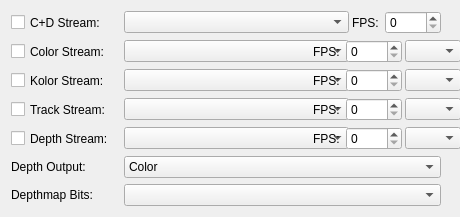
       <widget class="QWidget" name="widget_stream_info" native="true">
        <property name="sizePolicy">
         <sizepolicy hsizetype="Fixed" vsizetype="Preferred">
          <horstretch>0</horstretch>
          <verstretch>0</verstretch>
         </sizepolicy>
        </property>
        <property name="minimumSize">
         <size>
          <width>460</width>
          <height>0</height>
         </size>
        </property>
        <property name="maximumSize">
         <size>
          <width>460</width>
          <height>16777215</height>
         </size>
        </property>
        <layout class="QVBoxLayout" name="verticalLayout_3">
         <item>
          <widget class="QWidget" name="widget_color_and_depth_stream" native="true">
           <property name="sizePolicy">
            <sizepolicy hsizetype="Fixed" vsizetype="Preferred">
             <horstretch>0</horstretch>
             <verstretch>0</verstretch>
            </sizepolicy>
           </property>
           <property name="minimumSize">
            <size>
             <width>450</width>
             <height>0</height>
            </size>
           </property>
           <property name="maximumSize">
            <size>
             <width>450</width>
             <height>16777215</height>
            </size>
           </property>
           <layout class="QHBoxLayout" name="horizontalLayout_26">
            <property name="spacing">
             <number>3</number>
            </property>
            <property name="leftMargin">
             <number>0</number>
            </property>
            <property name="topMargin">
             <number>0</number>
            </property>
            <property name="rightMargin">
             <number>0</number>
            </property>
            <property name="bottomMargin">
             <number>0</number>
            </property>
            <item>
             <widget class="QCheckBox" name="checkBox_color_and_depth_stream">
              <property name="sizePolicy">
               <sizepolicy hsizetype="Fixed" vsizetype="Preferred">
                <horstretch>0</horstretch>
                <verstretch>0</verstretch>
               </sizepolicy>
              </property>
              <property name="minimumSize">
               <size>
                <width>110</width>
                <height>0</height>
               </size>
              </property>
              <property name="maximumSize">
               <size>
                <width>110</width>
                <height>16777215</height>
               </size>
              </property>
              <property name="text">
               <string>C+D Stream:</string>
              </property>
             </widget>
            </item>
            <item>
             <widget class="QComboBox" name="comboBox_color_and_depth_stream">
              <property name="sizePolicy">
               <sizepolicy hsizetype="Fixed" vsizetype="Fixed">
                <horstretch>0</horstretch>
                <verstretch>0</verstretch>
               </sizepolicy>
              </property>
              <property name="minimumSize">
               <size>
                <width>225</width>
                <height>0</height>
               </size>
              </property>
              <property name="maximumSize">
               <size>
                <width>225</width>
                <height>16777215</height>
               </size>
              </property>
             </widget>
            </item>
            <item>
             <widget class="QLabel" name="label_title_color_and_depth_fps">
              <property name="sizePolicy">
               <sizepolicy hsizetype="Fixed" vsizetype="Preferred">
                <horstretch>0</horstretch>
                <verstretch>0</verstretch>
               </sizepolicy>
              </property>
              <property name="minimumSize">
               <size>
                <width>30</width>
                <height>0</height>
               </size>
              </property>
              <property name="maximumSize">
               <size>
                <width>30</width>
                <height>16777215</height>
               </size>
              </property>
              <property name="text">
               <string>FPS:</string>
              </property>
             </widget>
            </item>
            <item>
             <widget class="QSpinBox" name="spinBox_color_and_depth_fps">
              <property name="sizePolicy">
               <sizepolicy hsizetype="Fixed" vsizetype="Fixed">
                <horstretch>0</horstretch>
                <verstretch>0</verstretch>
               </sizepolicy>
              </property>
              <property name="minimumSize">
               <size>
                <width>56</width>
                <height>0</height>
               </size>
              </property>
              <property name="maximumSize">
               <size>
                <width>56</width>
                <height>16777215</height>
               </size>
              </property>
             </widget>
            </item>
            <item>
             <spacer name="horizontalSpacer_5">
              <property name="orientation">
               <enum>Qt::Horizontal</enum>
              </property>
              <property name="sizeType">
               <enum>QSizePolicy::Expanding</enum>
              </property>
              <property name="sizeHint" stdset="0">
               <size>
                <width>40</width>
                <height>20</height>
               </size>
              </property>
             </spacer>
            </item>
           </layout>
          </widget>
         </item>
         <item>
          <widget class="QWidget" name="widget_color_stream" native="true">
           <property name="sizePolicy">
            <sizepolicy hsizetype="Fixed" vsizetype="Preferred">
             <horstretch>0</horstretch>
             <verstretch>0</verstretch>
            </sizepolicy>
           </property>
           <property name="minimumSize">
            <size>
             <width>450</width>
             <height>0</height>
            </size>
           </property>
           <property name="maximumSize">
            <size>
             <width>450</width>
             <height>16777215</height>
            </size>
           </property>
           <layout class="QHBoxLayout" name="horizontalLayout_25">
            <property name="spacing">
             <number>3</number>
            </property>
            <property name="leftMargin">
             <number>0</number>
            </property>
            <property name="topMargin">
             <number>0</number>
            </property>
            <property name="rightMargin">
             <number>0</number>
            </property>
            <property name="bottomMargin">
             <number>0</number>
            </property>
            <item>
             <widget class="QCheckBox" name="checkBox_color_stream">
              <property name="sizePolicy">
               <sizepolicy hsizetype="Fixed" vsizetype="Preferred">
                <horstretch>0</horstretch>
                <verstretch>0</verstretch>
               </sizepolicy>
              </property>
              <property name="minimumSize">
               <size>
                <width>110</width>
                <height>0</height>
               </size>
              </property>
              <property name="maximumSize">
               <size>
                <width>110</width>
                <height>16777215</height>
               </size>
              </property>
              <property name="text">
               <string>Color Stream:</string>
              </property>
             </widget>
            </item>
            <item>
             <widget class="QComboBox" name="comboBox_color_stream">
              <property name="sizePolicy">
               <sizepolicy hsizetype="Fixed" vsizetype="Fixed">
                <horstretch>0</horstretch>
                <verstretch>0</verstretch>
               </sizepolicy>
              </property>
              <property name="minimumSize">
               <size>
                <width>225</width>
                <height>0</height>
               </size>
              </property>
              <property name="maximumSize">
               <size>
                <width>225</width>
                <height>16777215</height>
               </size>
              </property>
             </widget>
            </item>
            <item>
             <widget class="QLabel" name="label_title_color_fps">
              <property name="sizePolicy">
               <sizepolicy hsizetype="Fixed" vsizetype="Preferred">
                <horstretch>0</horstretch>
                <verstretch>0</verstretch>
               </sizepolicy>
              </property>
              <property name="minimumSize">
               <size>
                <width>30</width>
                <height>0</height>
               </size>
              </property>
              <property name="maximumSize">
               <size>
                <width>30</width>
                <height>16777215</height>
               </size>
              </property>
              <property name="text">
               <string>FPS:</string>
              </property>
             </widget>
            </item>
            <item>
             <widget class="QSpinBox" name="spinBox_color_fps">
              <property name="sizePolicy">
               <sizepolicy hsizetype="Fixed" vsizetype="Fixed">
                <horstretch>0</horstretch>
                <verstretch>0</verstretch>
               </sizepolicy>
              </property>
              <property name="minimumSize">
               <size>
                <width>56</width>
                <height>0</height>
               </size>
              </property>
              <property name="maximumSize">
               <size>
                <width>56</width>
                <height>16777215</height>
               </size>
              </property>
             </widget>
            </item>
            <item>
             <widget class="QComboBox" name="comboBox_color_fps">
              <property name="sizePolicy">
               <sizepolicy hsizetype="Fixed" vsizetype="Fixed">
                <horstretch>0</horstretch>
                <verstretch>0</verstretch>
               </sizepolicy>
              </property>
              <property name="minimumSize">
               <size>
                <width>56</width>
                <height>0</height>
               </size>
              </property>
              <property name="maximumSize">
               <size>
                <width>56</width>
                <height>16777215</height>
               </size>
              </property>
             </widget>
            </item>
            <item>
             <spacer name="horizontalSpacer_6">
              <property name="orientation">
               <enum>Qt::Horizontal</enum>
              </property>
              <property name="sizeType">
               <enum>QSizePolicy::Expanding</enum>
              </property>
              <property name="sizeHint" stdset="0">
               <size>
                <width>40</width>
                <height>20</height>
               </size>
              </property>
             </spacer>
            </item>
           </layout>
          </widget>
         </item>
         <item>
          <widget class="QWidget" name="widget_kolor_stream" native="true">
           <property name="sizePolicy">
            <sizepolicy hsizetype="Fixed" vsizetype="Preferred">
             <horstretch>0</horstretch>
             <verstretch>0</verstretch>
            </sizepolicy>
           </property>
           <property name="minimumSize">
            <size>
             <width>450</width>
             <height>0</height>
            </size>
           </property>
           <property name="maximumSize">
            <size>
             <width>450</width>
             <height>16777215</height>
            </size>
           </property>
           <layout class="QHBoxLayout" name="horizontalLayout_24">
            <property name="spacing">
             <number>3</number>
            </property>
            <property name="leftMargin">
             <number>0</number>
            </property>
            <property name="topMargin">
             <number>0</number>
            </property>
            <property name="rightMargin">
             <number>0</number>
            </property>
            <property name="bottomMargin">
             <number>0</number>
            </property>
            <item>
             <widget class="QCheckBox" name="checkBox_kolor_stream">
              <property name="sizePolicy">
               <sizepolicy hsizetype="Fixed" vsizetype="Preferred">
                <horstretch>0</horstretch>
                <verstretch>0</verstretch>
               </sizepolicy>
              </property>
              <property name="minimumSize">
               <size>
                <width>110</width>
                <height>0</height>
               </size>
              </property>
              <property name="maximumSize">
               <size>
                <width>110</width>
                <height>16777215</height>
               </size>
              </property>
              <property name="text">
               <string>Kolor Stream:</string>
              </property>
             </widget>
            </item>
            <item>
             <widget class="QComboBox" name="comboBox_kolor_stream">
              <property name="sizePolicy">
               <sizepolicy hsizetype="Fixed" vsizetype="Fixed">
                <horstretch>0</horstretch>
                <verstretch>0</verstretch>
               </sizepolicy>
              </property>
              <property name="minimumSize">
               <size>
                <width>225</width>
                <height>0</height>
               </size>
              </property>
              <property name="maximumSize">
               <size>
                <width>225</width>
                <height>16777215</height>
               </size>
              </property>
             </widget>
            </item>
            <item>
             <widget class="QLabel" name="label_title_kolor_fps">
              <property name="sizePolicy">
               <sizepolicy hsizetype="Fixed" vsizetype="Preferred">
                <horstretch>0</horstretch>
                <verstretch>0</verstretch>
               </sizepolicy>
              </property>
              <property name="minimumSize">
               <size>
                <width>30</width>
                <height>0</height>
               </size>
              </property>
              <property name="maximumSize">
               <size>
                <width>30</width>
                <height>16777215</height>
               </size>
              </property>
              <property name="text">
               <string>FPS:</string>
              </property>
             </widget>
            </item>
            <item>
             <widget class="QSpinBox" name="spinBox_kolor_fps">
              <property name="sizePolicy">
               <sizepolicy hsizetype="Fixed" vsizetype="Fixed">
                <horstretch>0</horstretch>
                <verstretch>0</verstretch>
               </sizepolicy>
              </property>
              <property name="minimumSize">
               <size>
                <width>56</width>
                <height>0</height>
               </size>
              </property>
              <property name="maximumSize">
               <size>
                <width>56</width>
                <height>16777215</height>
               </size>
              </property>
             </widget>
            </item>
            <item>
             <widget class="QComboBox" name="comboBox_kolor_fps">
              <property name="sizePolicy">
               <sizepolicy hsizetype="Fixed" vsizetype="Fixed">
                <horstretch>0</horstretch>
                <verstretch>0</verstretch>
               </sizepolicy>
              </property>
              <property name="minimumSize">
               <size>
                <width>56</width>
                <height>0</height>
               </size>
              </property>
              <property name="maximumSize">
               <size>
                <width>56</width>
                <height>16777215</height>
               </size>
              </property>
             </widget>
            </item>
            <item>
             <spacer name="horizontalSpacer_7">
              <property name="orientation">
               <enum>Qt::Horizontal</enum>
              </property>
              <property name="sizeType">
               <enum>QSizePolicy::Expanding</enum>
              </property>
              <property name="sizeHint" stdset="0">
               <size>
                <width>40</width>
                <height>20</height>
               </size>
              </property>
             </spacer>
            </item>
           </layout>
          </widget>
         </item>
         <item>
          <widget class="QWidget" name="widget_track_stream" native="true">
           <property name="sizePolicy">
            <sizepolicy hsizetype="Fixed" vsizetype="Preferred">
             <horstretch>0</horstretch>
             <verstretch>0</verstretch>
            </sizepolicy>
           </property>
           <property name="minimumSize">
            <size>
             <width>450</width>
             <height>0</height>
            </size>
           </property>
           <property name="maximumSize">
            <size>
             <width>450</width>
             <height>16777215</height>
            </size>
           </property>
           <layout class="QHBoxLayout" name="horizontalLayout_23">
            <property name="spacing">
             <number>3</number>
            </property>
            <property name="leftMargin">
             <number>0</number>
            </property>
            <property name="topMargin">
             <number>0</number>
            </property>
            <property name="rightMargin">
             <number>0</number>
            </property>
            <property name="bottomMargin">
             <number>0</number>
            </property>
            <item>
             <widget class="QCheckBox" name="checkBox_track_stream">
              <property name="sizePolicy">
               <sizepolicy hsizetype="Fixed" vsizetype="Preferred">
                <horstretch>0</horstretch>
                <verstretch>0</verstretch>
               </sizepolicy>
              </property>
              <property name="minimumSize">
               <size>
                <width>110</width>
                <height>0</height>
               </size>
              </property>
              <property name="maximumSize">
               <size>
                <width>110</width>
                <height>16777215</height>
               </size>
              </property>
              <property name="text">
               <string>Track Stream:</string>
              </property>
             </widget>
            </item>
            <item>
             <widget class="QComboBox" name="comboBox_track_stream">
              <property name="sizePolicy">
               <sizepolicy hsizetype="Fixed" vsizetype="Fixed">
                <horstretch>0</horstretch>
                <verstretch>0</verstretch>
               </sizepolicy>
              </property>
              <property name="minimumSize">
               <size>
                <width>225</width>
                <height>0</height>
               </size>
              </property>
              <property name="maximumSize">
               <size>
                <width>225</width>
                <height>16777215</height>
               </size>
              </property>
             </widget>
            </item>
            <item>
             <widget class="QLabel" name="label_title_track_fps">
              <property name="sizePolicy">
               <sizepolicy hsizetype="Fixed" vsizetype="Preferred">
                <horstretch>0</horstretch>
                <verstretch>0</verstretch>
               </sizepolicy>
              </property>
              <property name="minimumSize">
               <size>
                <width>30</width>
                <height>0</height>
               </size>
              </property>
              <property name="maximumSize">
               <size>
                <width>30</width>
                <height>16777215</height>
               </size>
              </property>
              <property name="text">
               <string>FPS:</string>
              </property>
             </widget>
            </item>
            <item>
             <widget class="QSpinBox" name="spinBox_track_fps">
              <property name="sizePolicy">
               <sizepolicy hsizetype="Fixed" vsizetype="Fixed">
                <horstretch>0</horstretch>
                <verstretch>0</verstretch>
               </sizepolicy>
              </property>
              <property name="minimumSize">
               <size>
                <width>56</width>
                <height>0</height>
               </size>
              </property>
              <property name="maximumSize">
               <size>
                <width>56</width>
                <height>16777215</height>
               </size>
              </property>
             </widget>
            </item>
            <item>
             <widget class="QComboBox" name="comboBox_track_fps">
              <property name="sizePolicy">
               <sizepolicy hsizetype="Fixed" vsizetype="Fixed">
                <horstretch>0</horstretch>
                <verstretch>0</verstretch>
               </sizepolicy>
              </property>
              <property name="minimumSize">
               <size>
                <width>56</width>
                <height>0</height>
               </size>
              </property>
              <property name="maximumSize">
               <size>
                <width>56</width>
                <height>16777215</height>
               </size>
              </property>
             </widget>
            </item>
            <item>
             <spacer name="horizontalSpacer_8">
              <property name="orientation">
               <enum>Qt::Horizontal</enum>
              </property>
              <property name="sizeType">
               <enum>QSizePolicy::Expanding</enum>
              </property>
              <property name="sizeHint" stdset="0">
               <size>
                <width>40</width>
                <height>20</height>
               </size>
              </property>
             </spacer>
            </item>
           </layout>
          </widget>
         </item>
         <item>
          <widget class="QWidget" name="widget_depth_stream" native="true">
           <property name="sizePolicy">
            <sizepolicy hsizetype="Fixed" vsizetype="Preferred">
             <horstretch>0</horstretch>
             <verstretch>0</verstretch>
            </sizepolicy>
           </property>
           <property name="minimumSize">
            <size>
             <width>450</width>
             <height>0</height>
            </size>
           </property>
           <property name="maximumSize">
            <size>
             <width>450</width>
             <height>16777215</height>
            </size>
           </property>
           <layout class="QHBoxLayout" name="horizontalLayout_22">
            <property name="spacing">
             <number>3</number>
            </property>
            <property name="leftMargin">
             <number>0</number>
            </property>
            <property name="topMargin">
             <number>0</number>
            </property>
            <property name="rightMargin">
             <number>0</number>
            </property>
            <property name="bottomMargin">
             <number>0</number>
            </property>
            <item>
             <widget class="QCheckBox" name="checkBox_depth_stream">
              <property name="sizePolicy">
               <sizepolicy hsizetype="Fixed" vsizetype="Preferred">
                <horstretch>0</horstretch>
                <verstretch>0</verstretch>
               </sizepolicy>
              </property>
              <property name="minimumSize">
               <size>
                <width>110</width>
                <height>0</height>
               </size>
              </property>
              <property name="maximumSize">
               <size>
                <width>110</width>
                <height>16777215</height>
               </size>
              </property>
              <property name="text">
               <string>Depth Stream:</string>
              </property>
             </widget>
            </item>
            <item>
             <widget class="QComboBox" name="comboBox_depth_stream">
              <property name="sizePolicy">
               <sizepolicy hsizetype="Fixed" vsizetype="Fixed">
                <horstretch>0</horstretch>
                <verstretch>0</verstretch>
               </sizepolicy>
              </property>
              <property name="minimumSize">
               <size>
                <width>225</width>
                <height>0</height>
               </size>
              </property>
              <property name="maximumSize">
               <size>
                <width>225</width>
                <height>16777215</height>
               </size>
              </property>
             </widget>
            </item>
            <item>
             <widget class="QLabel" name="label_title_depth_fps">
              <property name="sizePolicy">
               <sizepolicy hsizetype="Fixed" vsizetype="Preferred">
                <horstretch>0</horstretch>
                <verstretch>0</verstretch>
               </sizepolicy>
              </property>
              <property name="minimumSize">
               <size>
                <width>30</width>
                <height>0</height>
               </size>
              </property>
              <property name="maximumSize">
               <size>
                <width>30</width>
                <height>16777215</height>
               </size>
              </property>
              <property name="text">
               <string>FPS:</string>
              </property>
             </widget>
            </item>
            <item>
             <widget class="QSpinBox" name="spinBox_depth_fps">
              <property name="sizePolicy">
               <sizepolicy hsizetype="Fixed" vsizetype="Fixed">
                <horstretch>0</horstretch>
                <verstretch>0</verstretch>
               </sizepolicy>
              </property>
              <property name="minimumSize">
               <size>
                <width>56</width>
                <height>0</height>
               </size>
              </property>
              <property name="maximumSize">
               <size>
                <width>56</width>
                <height>16777215</height>
               </size>
              </property>
             </widget>
            </item>
            <item>
             <widget class="QComboBox" name="comboBox_depth_fps">
              <property name="sizePolicy">
               <sizepolicy hsizetype="Fixed" vsizetype="Fixed">
                <horstretch>0</horstretch>
                <verstretch>0</verstretch>
               </sizepolicy>
              </property>
              <property name="minimumSize">
               <size>
                <width>56</width>
                <height>0</height>
               </size>
              </property>
              <property name="maximumSize">
               <size>
                <width>56</width>
                <height>16777215</height>
               </size>
              </property>
             </widget>
            </item>
            <item>
             <spacer name="horizontalSpacer_9">
              <property name="orientation">
               <enum>Qt::Horizontal</enum>
              </property>
              <property name="sizeType">
               <enum>QSizePolicy::Expanding</enum>
              </property>
              <property name="sizeHint" stdset="0">
               <size>
                <width>40</width>
                <height>20</height>
               </size>
              </property>
             </spacer>
            </item>
           </layout>
          </widget>
         </item>
         <item>
          <widget class="QWidget" name="widget_depth_output" native="true">
           <property name="sizePolicy">
            <sizepolicy hsizetype="Fixed" vsizetype="Preferred">
             <horstretch>0</horstretch>
             <verstretch>0</verstretch>
            </sizepolicy>
           </property>
           <property name="minimumSize">
            <size>
             <width>450</width>
             <height>0</height>
            </size>
           </property>
           <property name="maximumSize">
            <size>
             <width>450</width>
             <height>16777215</height>
            </size>
           </property>
           <layout class="QHBoxLayout" name="horizontalLayout_5">
            <property name="spacing">
             <number>3</number>
            </property>
            <property name="leftMargin">
             <number>0</number>
            </property>
            <property name="topMargin">
             <number>0</number>
            </property>
            <property name="rightMargin">
             <number>0</number>
            </property>
            <property name="bottomMargin">
             <number>0</number>
            </property>
            <item>
             <widget class="QLabel" name="label_title_depth_output">
              <property name="sizePolicy">
               <sizepolicy hsizetype="Fixed" vsizetype="Preferred">
                <horstretch>0</horstretch>
                <verstretch>0</verstretch>
               </sizepolicy>
              </property>
              <property name="minimumSize">
               <size>
                <width>110</width>
                <height>0</height>
               </size>
              </property>
              <property name="maximumSize">
               <size>
                <width>110</width>
                <height>16777215</height>
               </size>
              </property>
              <property name="text">
               <string>Depth Output:  </string>
              </property>
             </widget>
            </item>
            <item>
             <widget class="QComboBox" name="comboBox_depth_output">
              <property name="minimumSize">
               <size>
                <width>317</width>
                <height>0</height>
               </size>
              </property>
              <property name="maximumSize">
               <size>
                <width>317</width>
                <height>16777215</height>
               </size>
              </property>
              <item>
               <property name="text">
                <string>Color</string>
               </property>
              </item>
              <item>
               <property name="text">
                <string>Gray</string>
               </property>
              </item>
             </widget>
            </item>
            <item>
             <spacer name="horizontalSpacer_10">
              <property name="orientation">
               <enum>Qt::Horizontal</enum>
              </property>
              <property name="sizeType">
               <enum>QSizePolicy::Expanding</enum>
              </property>
              <property name="sizeHint" stdset="0">
               <size>
                <width>40</width>
                <height>20</height>
               </size>
              </property>
             </spacer>
            </item>
           </layout>
          </widget>
         </item>
         <item>
          <widget class="QWidget" name="widget_depthmap_bits" native="true">
           <property name="sizePolicy">
            <sizepolicy hsizetype="Fixed" vsizetype="Preferred">
             <horstretch>0</horstretch>
             <verstretch>0</verstretch>
            </sizepolicy>
           </property>
           <property name="minimumSize">
            <size>
             <width>450</width>
             <height>0</height>
            </size>
           </property>
           <property name="maximumSize">
            <size>
             <width>450</width>
             <height>16777215</height>
            </size>
           </property>
           <layout class="QHBoxLayout" name="horizontalLayout_6">
            <property name="spacing">
             <number>3</number>
            </property>
            <property name="leftMargin">
             <number>0</number>
            </property>
            <property name="topMargin">
             <number>0</number>
            </property>
            <property name="rightMargin">
             <number>0</number>
            </property>
            <property name="bottomMargin">
             <number>0</number>
            </property>
            <item>
             <widget class="QLabel" name="label_title_depthmap_bits">
              <property name="sizePolicy">
               <sizepolicy hsizetype="Fixed" vsizetype="Preferred">
                <horstretch>0</horstretch>
                <verstretch>0</verstretch>
               </sizepolicy>
              </property>
              <property name="minimumSize">
               <size>
                <width>110</width>
                <height>0</height>
               </size>
              </property>
              <property name="maximumSize">
               <size>
                <width>110</width>
                <height>16777215</height>
               </size>
              </property>
              <property name="text">
               <string>Depthmap Bits:</string>
              </property>
             </widget>
            </item>
            <item>
             <widget class="QComboBox" name="comboBox_depthmap_bits">
              <property name="minimumSize">
               <size>
                <width>317</width>
                <height>0</height>
               </size>
              </property>
              <property name="maximumSize">
               <size>
                <width>317</width>
                <height>16777215</height>
               </size>
              </property>
             </widget>
            </item>
            <item>
             <spacer name="horizontalSpacer_11">
              <property name="orientation">
               <enum>Qt::Horizontal</enum>
              </property>
              <property name="sizeType">
               <enum>QSizePolicy::Expanding</enum>
              </property>
              <property name="sizeHint" stdset="0">
               <size>
                <width>40</width>
                <height>20</height>
               </size>
              </property>
             </spacer>
            </item>
           </layout>
          </widget>
         </item>
        </layout>
       </widget>
